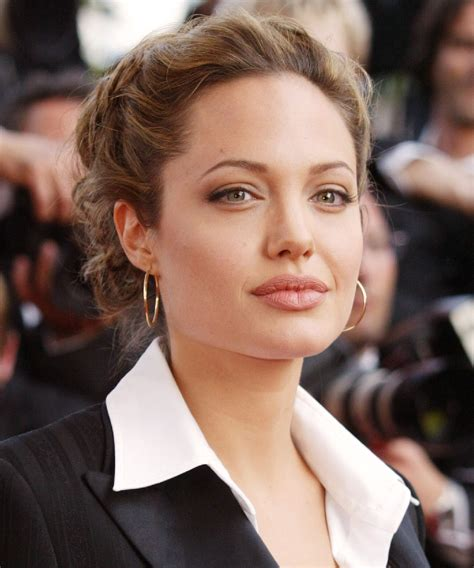
#> input picture Dataset/Angelina Jolie/003_57612506.jpg, 474 x 568 px, given in place of 032_4b3ee537.jpg, which was not available; the run also reads 1 picture not shown here
$ python filters.py
#> lines starting #> are read from the running program, lines starting #| are printed output that depends on the picture; after the words box and inside, x2 and y2 are one past the last pixel; in counts of white or black regions, pixels touching at a corner belong together; pictures that were not available may be replaced by others from this repository, and a replacement may not be noted
import cv2
import numpy as np

# Carica i classificatori Haar Cascade
face_cascade = cv2.CascadeClassifier('C:\\Users\\antop\\Desktop\\progetto\\haarcascade_frontalface_default.xml')
eye_cascade = cv2.CascadeClassifier('C:\\Users\\antop\\Desktop\\progetto\\haarcascade_eye.xml')

# Carica l'immagine del volto
face_image = cv2.imread("C:\\Users\\antop\\Desktop\\progetto\\Celebrity Faces Dataset\\Johnny Depp\\032_4b3ee537.jpg")
#> face_image is the input picture: shape (568, 474, 3); mean B, G, R 94.3, 104, 128.7

# Carica l'immagine degli occhiali con trasparenza (includendo il canale alpha)
glasses = cv2.imread("C:\\Users\\antop\\Desktop\\progetto\\cose\\glasses.png", cv2.IMREAD_UNCHANGED)
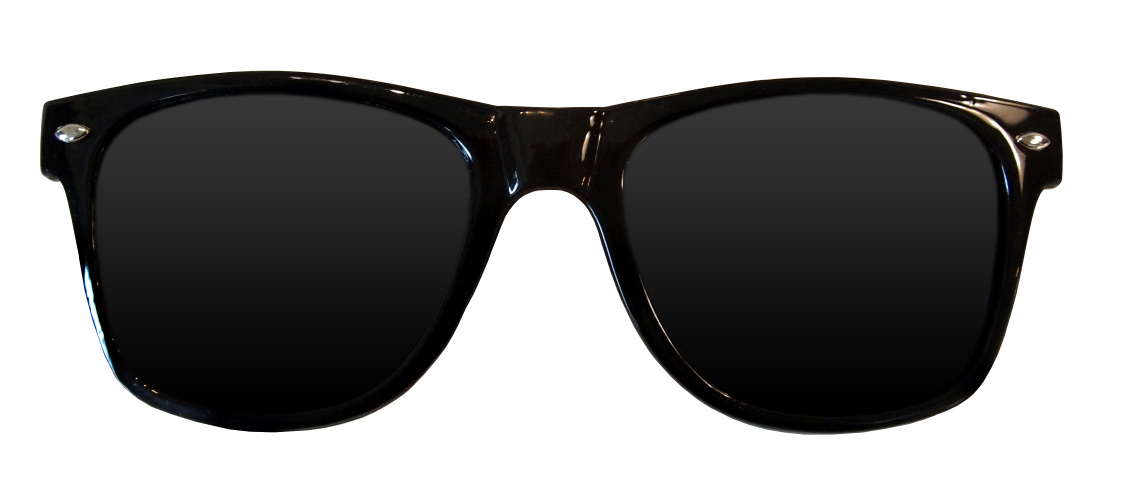
#> input picture glasses.png, 3381 x 1494 px, found by its file name (shown at 1/3 size)
#> glasses is the input picture: shape (1494, 3381, 4); mean B, G, R, A 141.9, 142.2, 142.4, 125.6
# Carica l'immagine dei baffi con trasparenza (includendo il canale alpha)
mustache = cv2.imread("C:\\Users\\antop\\Desktop\\progetto\\cose\\mustache.png", cv2.IMREAD_UNCHANGED)

# Converti l'immagine del volto in scala di grigi
gray_face = cv2.cvtColor(face_image, cv2.COLOR_BGR2GRAY)
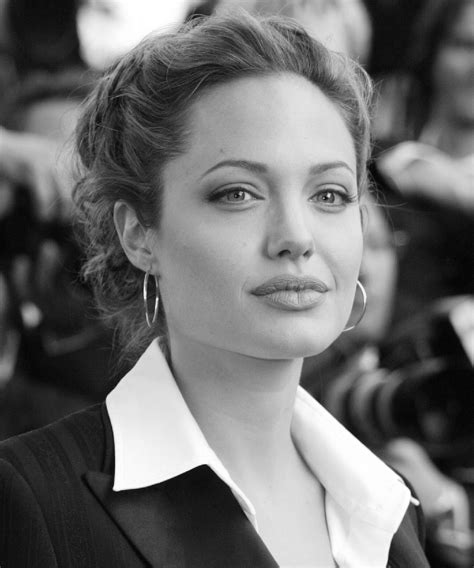
#> gray_face: shape (568, 474); min 1, max 255, mean 110.3

# Rileva i volti nell'immagine
faces = face_cascade.detectMultiScale(gray_face, scaleFactor=1.1, minNeighbors=5, minSize=(30, 30))
#> faces = [[161, 93, 253, 253]]

for (x, y, w, h) in faces:
    # Disegna il rettangolo attorno alla faccia rilevata
    cv2.rectangle(face_image, (x, y), (x + w, y + h), (255, 0, 0), 2)

    # Ritaglia l'area del volto rilevato
    roi_gray = gray_face[y:y + h, x:x + w]
    roi_color = face_image[y:y + h, x:x + w]

    # Rileva gli occhi nell'area del volto
    eyes = eye_cascade.detectMultiScale(roi_gray)

    for (ex, ey, ew, eh) in eyes:
        # Disegna il rettangolo attorno agli occhi rilevati
        cv2.rectangle(roi_color, (ex, ey), (ex + ew, ey + eh), (0, 255, 0), 2)

    if len(eyes) >= 2:
        # Ordina gli occhi da sinistra a destra
        eyes = sorted(eyes, key=lambda eye: eye[0])

        # Prendi le coordinate dei due occhi
        eye1 = eyes[0]
        eye2 = eyes[1]

        # Calcola le coordinate centrali degli occhi relativi alla faccia
        eye1_center = (x + eye1[0] + eye1[2] // 2, y + eye1[1] + eye1[3] // 2)
        eye2_center = (x + eye2[0] + eye2[2] // 2, y + eye2[1] + eye2[3] // 2)

        # Calcola la larghezza e l'altezza degli occhiali
        eye_distance = eye2_center[0] - eye1_center[0]
        glasses_width = int(eye_distance * 2 * 1.3)  # Imposta la larghezza degli occhiali proporzionalmente alla distanza tra gli occhi, ingrandendo del 50%
        scale_factor = glasses_width / glasses.shape[1]
        glasses_height = int(glasses.shape[0] * scale_factor)

        # Assicurati che le dimensioni degli occhiali siano positive
        if glasses_width > 0 and glasses_height > 0:
            # Ridimensiona gli occhiali
            glasses_resized = cv2.resize(glasses, (glasses_width, glasses_height))

            # Calcola la posizione superiore sinistra degli occhiali
            glasses_x = eye1_center[0] - glasses_width // 3.5
            glasses_y = eye1_center[1] - glasses_height // 2

            # Assicurati che la posizione non esca dall'immagine
            glasses_x = int(max(glasses_x, 0))
            glasses_y = max(glasses_y, 0)

            # Assicurati che gli occhiali non eccedano i bordi dell'immagine
            if glasses_x + glasses_width > face_image.shape[1]:
                glasses_width = face_image.shape[1] - glasses_x
                glasses_resized = cv2.resize(glasses, (glasses_width, glasses_height))

            if glasses_y + glasses_height > face_image.shape[0]:
                glasses_height = face_image.shape[0] - glasses_y
                glasses_resized = cv2.resize(glasses, (glasses_width, glasses_height))

            # Separare i canali BGR e Alpha degli occhiali ridimensionati
            b, g, r, a = cv2.split(glasses_resized)
            alpha = a / 255.0
            alpha_inv = 1.0 - alpha

            # Applicare gli occhiali con trasparenza sull'immagine del volto
            for c in range(0, 3):
                face_image[glasses_y:glasses_y + glasses_height, glasses_x:glasses_x + glasses_width, c] = (
                    alpha * glasses_resized[:, :, c] +
                    alpha_inv * face_image[glasses_y:glasses_y + glasses_height, glasses_x:glasses_x + glasses_width, c]
                )

        # Calcola la larghezza e l'altezza dei baffi
        mustache_width = int(eye_distance * 1.5)  # Imposta la larghezza dei baffi proporzionalmente alla distanza tra gli occhi
        mustache_height = int(mustache.shape[0] * (mustache_width / mustache.shape[1]))

        # Assicurati che le dimensioni dei baffi siano positive
        if mustache_width > 0 and mustache_height > 0:
            # Ridimensiona i baffi
            mustache_resized = cv2.resize(mustache, (mustache_width, mustache_height))

            # Calcola la posizione superiore sinistra dei baffi
            mustache_x = int((eye1_center[0] - mustache_width // 4)*1.1)
            mustache_y = int((eye2_center[1] + eye_distance // 4)*1.2)

            # Assicurati che la posizione non esca dall'immagine
            mustache_x = max(mustache_x, 0)
            mustache_y = max(mustache_y, 0)

            # Assicurati che i baffi non eccedano i bordi dell'immagine
            if mustache_x + mustache_width > face_image.shape[1]:
                mustache_width = face_image.shape[1] - mustache_x
                mustache_resized = cv2.resize(mustache, (mustache_width, mustache_height))

            if mustache_y + mustache_height > face_image.shape[0]:
                mustache_height = face_image.shape[0] - mustache_y
                mustache_resized = cv2.resize(mustache, (mustache_width, mustache_height))

            # Separare i canali BGR e Alpha dei baffi ridimensionati
            b, g, r, a = cv2.split(mustache_resized)
            alpha = a / 255.0
            alpha_inv = 1.0 - alpha

            # Applicare i baffi con trasparenza sull'immagine del volto
            for c in range(0, 3):
                face_image[mustache_y:mustache_y + mustache_height, mustache_x:mustache_x + mustache_width, c] = (
                    alpha * mustache_resized[:, :, c] +
                    alpha_inv * face_image[mustache_y:mustache_y + mustache_height, mustache_x:mustache_x + mustache_width, c]
                )
#> this loop made 1 pass
#> (x, y, w, h, eye1, eye2, eye1_center, eye2_center) on pass 1: (161, 93, 253, 253, [40, 68, 66, 66], [90, 161, 73, 73], (234, 194), (287, 290))
#> pass 1, `roi_gray = gray_face[y:y + h, x:x + w]`:
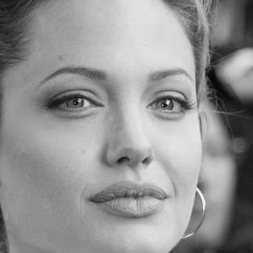
#> roi_gray: shape (253, 253); min 1, max 250, mean 147.6
#> after the loop:
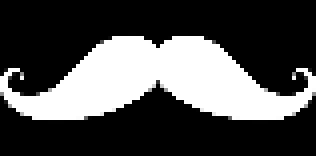
#> a: shape (39, 79) (shown 4 times larger); min 0, max 255, mean 77.7
#> after the loop:
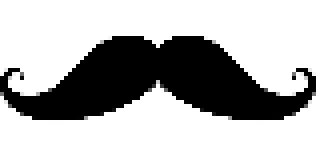
#> alpha_inv: shape (39, 79) float64 (shown 4 times larger); min 0, max 1, mean 0.695
#> after the loop: b: shape (39, 79); every value is 0
#> after the loop:
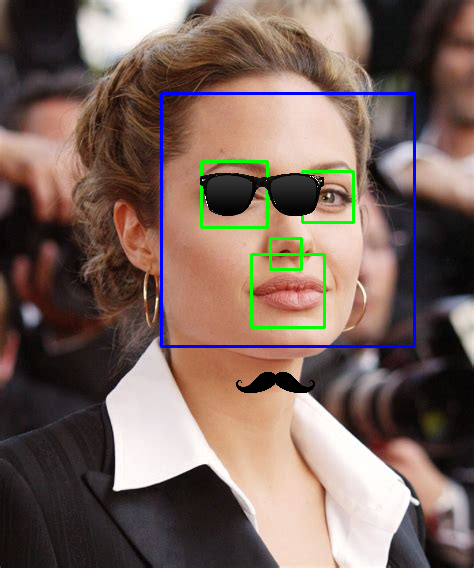
#> face_image: shape (568, 474, 3); 3.9% of pixels changed, all inside (x1, y1, x2, y2) = (160, 92, 416, 394)
#> after the loop:
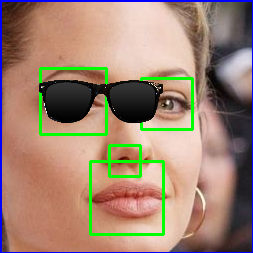
#> roi_color: shape (253, 253, 3); mean B, G, R 113.6, 132.2, 158.3
#> after the loop, eye_distance = 53; glasses_height = 60; glasses_width = 137; glasses_x = 195; glasses_y = 164; mustache_height = 39; mustache_width = 79; mustache_x = 236; mustache_y = 363; scale_factor = 0.0405

# Mostra l'immagine risultante
cv2.imshow('Result', face_image)
cv2.waitKey(0)
cv2.destroyAllWindows()
